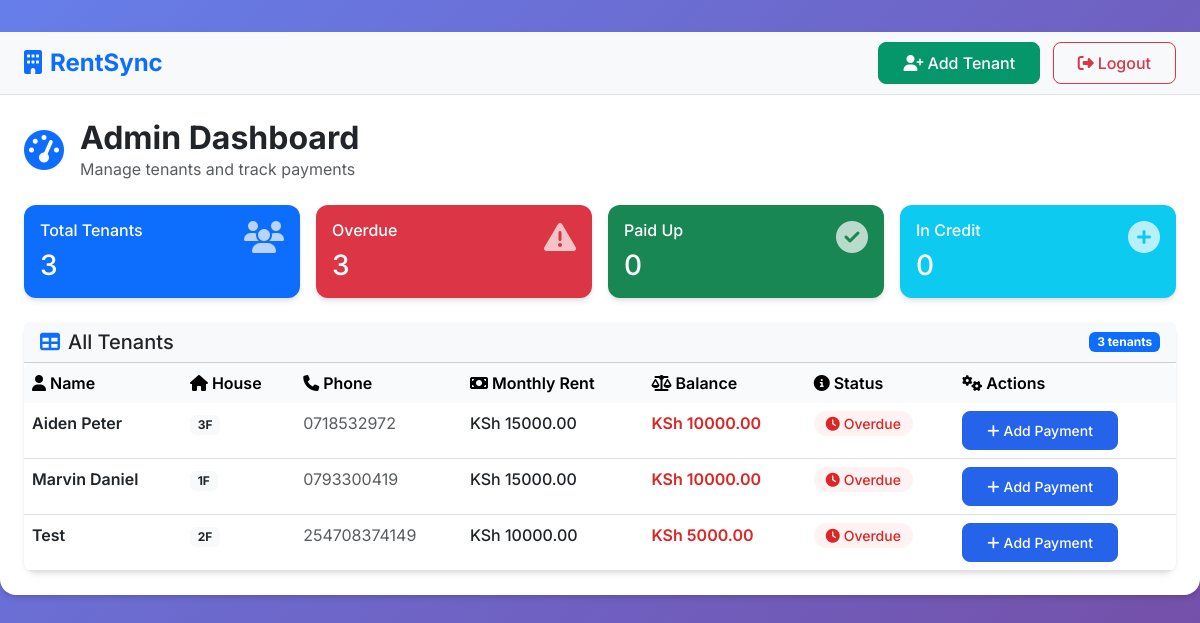
Screenshot of /admin (signed in) with the database file from the repository.
### tables this page shows
CREATE TABLE tenants (
        id INTEGER PRIMARY KEY AUTOINCREMENT,
        name TEXT NOT NULL,
        house_number TEXT NOT NULL,
        phone TEXT NOT NULL,
        email TEXT,
        monthly_rent REAL NOT NULL,
        created_at TIMESTAMP DEFAULT CURRENT_TIMESTAMP
    , profile_picture TEXT);

### app.py (the view)
@app.route('/admin')
def admin_dashboard():
    if 'admin_id' not in session:
        return redirect(url_for('admin_login'))
    conn = get_db()
    tenants = conn.execute('SELECT * FROM tenants ORDER BY name').fetchall()
    tenant_data = []
    for tenant in tenants:
        balance = calculate_balance(tenant['id'])
        tenant_data.append({
            'tenant': tenant,
            'balance': balance,
            'status': 'Overdue' if balance > 0 else 'Paid' if balance == 0 else 'Credit'
        })
    conn.close()
    return render_template('admin_dashboard.html', tenant_data=tenant_data)

### app.py (called while the page is built)
def get_db():
    conn = sqlite3.connect(DATABASE)
    conn.row_factory = sqlite3.Row
    return conn

def calculate_balance(tenant_id):
    conn = get_db()
    tenant = conn.execute('SELECT monthly_rent, created_at FROM tenants WHERE id = ?',
                         (tenant_id,)).fetchone()
    if not tenant:
        return 0
    created_date = datetime.strptime(tenant['created_at'], '%Y-%m-%d %H:%M:%S').date()
    today = date.today()
    months_diff = (today.year - created_date.year) * 12 + (today.month - created_date.month)
    if today.day >= created_date.day:
        months_diff += 1
    total_expected = tenant['monthly_rent'] * max(1, months_diff)
    total_paid = conn.execute(
        'SELECT COALESCE(SUM(amount), 0) FROM payments WHERE tenant_id = ?',
        (tenant_id,)
    ).fetchone()[0]
    conn.close()
    return total_expected - total_paid

### templates/admin_dashboard.html (shortened to what this page needs)
{% extends "base.html" %}
{% block navbar %}
<div class="ms-auto">
    <a href="/admin/tenant/add" class="btn btn-success me-2">
        <i class="fas fa-user-plus me-1"></i>Add Tenant
    </a>
    <a href="/admin/logout" class="btn btn-outline-danger">
        <i class="fas fa-sign-out-alt me-1"></i>Logout
    </a>
</div>
{% endblock %}
{% block content %}
<div class="row mb-4">
    <div class="col-12">
        <div class="d-flex align-items-center">
            <i class="fas fa-tachometer-alt text-primary me-3" style="font-size: 2.5rem;"></i>
            <div>
                <h2 class="mb-0 fw-bold">Admin Dashboard</h2>
                <p class="text-muted mb-0">Manage tenants and track payments</p>
            </div>
        </div>
    </div>
</div>
{% if tenant_data %}
<div class="row g-3 mb-4">
    <div class="col-md-3">
        <div class="card bg-primary text-white">
            <div class="card-body">
                <div class="d-flex justify-content-between">
                    <div>
                        <h6 class="card-title">Total Tenants</h6>
                        <h3 class="mb-0">{{ tenant_data|length }}</h3>
                    </div>
                    <i class="fas fa-users" style="font-size: 2rem; opacity: 0.7;"></i>
                </div>
            </div>
        </div>
    </div>
    <div class="col-md-3">
        <div class="card bg-danger text-white">
            <div class="card-body">
                <div class="d-flex justify-content-between">
                    <div>
                        <h6 class="card-title">Overdue</h6>
                        <h3 class="mb-0">{{ tenant_data|selectattr('status', 'equalto', 'Overdue')|list|length }}</h3>
                    </div>
                    <i class="fas fa-exclamation-triangle" style="font-size: 2rem; opacity: 0.7;"></i>
                </div>
            </div>
        </div>
    </div>
    <div class="col-md-3">
        <div class="card bg-success text-white">
            <div class="card-body">
                <div class="d-flex justify-content-between">
                    <div>
                        <h6 class="card-title">Paid Up</h6>
                        <h3 class="mb-0">{{ tenant_data|selectattr('status', 'equalto', 'Paid')|list|length }}</h3>
                    </div>
                    <i class="fas fa-check-circle" style="font-size: 2rem; opacity: 0.7;"></i>
                </div>
            </div>
        </div>
    </div>
    <div class="col-md-3">
        <div class="card bg-info text-white">
            <div class="card-body">
                <div class="d-flex justify-content-between">
                    <div>
                        <h6 class="card-title">In Credit</h6>
                        <h3 class="mb-0">{{ tenant_data|selectattr('status', 'equalto', 'Credit')|list|length }}</h3>
                    </div>
                    <i class="fas fa-plus-circle" style="font-size: 2rem; opacity: 0.7;"></i>
                </div>
            </div>
        </div>
    </div>
</div>
{% endif %}
<div class="card">
    <div class="card-header bg-light d-flex justify-content-between align-items-center">
        <h5 class="card-title mb-0">
            <i class="fas fa-table text-primary me-2"></i>All Tenants
        </h5>
        {% if tenant_data %}
        <span class="badge bg-primary">{{ tenant_data|length }} tenants</span>
        {% endif %}
    </div>
    <div class="card-body p-0">
        {% if tenant_data %}
        <div class="table-responsive">
            <table class="table table-hover mb-0">
                <thead class="table-light">
                    <tr>
                        <th><i class="fas fa-user me-1"></i>Name</th>
                        <th><i class="fas fa-home me-1"></i>House</th>
                        <th><i class="fas fa-phone me-1"></i>Phone</th>
                        <th><i class="fas fa-money-bill me-1"></i>Monthly Rent</th>
                        <th><i class="fas fa-balance-scale me-1"></i>Balance</th>
                        <th><i class="fas fa-info-circle me-1"></i>Status</th>
                        <th><i class="fas fa-cogs me-1"></i>Actions</th>
                    </tr>
                </thead>
                <tbody>
                    {% for data in tenant_data %}
                    <tr>
                        <td class="fw-semibold">{{ data.tenant.name }}</td>
                        <td>
                            <span class="badge bg-light text-dark">{{ data.tenant.house_number }}</span>
                        </td>
                        <td class="text-muted">{{ data.tenant.phone }}</td>
                        <td class="fw-medium">KSh {{ "%.2f"|format(data.tenant.monthly_rent) }}</td>
                        <td>
                            {% if data.balance > 0 %}
                                <span class="balance-positive">KSh {{ "%.2f"|format(data.balance) }}</span>
                            {% elif data.balance < 0 %}
                                <span class="balance-negative">KSh {{ "%.2f"|format(-data.balance) }}</span>
                            {% else %}
                                <span class="balance-zero">KSh 0.00</span>
                            {% endif %}
                        </td>
                        <td>
                            <span class="status-badge {% if data.status == 'Overdue' %}status-overdue{% elif data.status == 'Credit' %}status-credit{% else %}status-paid{% endif %}">
                                {% if data.status == 'Overdue' %}
                                    <i class="fas fa-clock me-1"></i>Overdue
                                {% elif data.status == 'Credit' %}
                                    <i class="fas fa-plus-circle me-1"></i>Credit
                                {% else %}
                                    <i class="fas fa-check me-1"></i>Paid
                                {% endif %}
                            </span>
                        </td>
                        <td>
                            <a href="/admin/payment/add/{{ data.tenant.id }}" class="btn btn-sm btn-primary">
                                <i class="fas fa-plus me-1"></i>Add Payment
                            </a>
                        </td>
                    </tr>
                    {% endfor %}
                </tbody>
            </table>
        </div>
        {% endif %}
    </div>
</div>
{% endblock %}

### templates/base.html (style rules this page uses)
:root { --primary-color: #2563eb; --secondary-color: #64748b; --success-color: #059669; --danger-color: #dc2626; --warning-color: #d97706; --dark-color: #1e293b; --light-bg: #f8fafc; --card-shadow: 0 4px 6px -1px rgba(0, 0, 0, 0.1), 0 2px 4px -1px rgba(0, 0, 0, 0.06); }
* { font-family: 'Inter', sans-serif; }
body { background: linear-gradient(135deg, #667eea 0%, #764ba2 100%); min-height: 100vh; }
.card { border: none; border-radius: 12px; box-shadow: var(--card-shadow); }
.btn { border-radius: 8px; font-weight: 500; padding: 0.5rem 1.5rem; }
.btn-primary { background: var(--primary-color); border-color: var(--primary-color); }
.btn-success { background: var(--success-color); border-color: var(--success-color); }
.table { border-radius: 8px; overflow: hidden; }
.table thead th { background: var(--light-bg); border: none; font-weight: 600; }
.balance-positive { color: var(--danger-color); font-weight: 600; }
.status-badge { padding: 0.25rem 0.75rem; border-radius: 20px; font-size: 0.875rem; font-weight: 500; }
.status-overdue { background: #fef2f2; color: var(--danger-color); }

### rows the page displays
tenants: tenant.name "Aiden Peter", tenant.house_number "3F", tenant.phone "0718532972", tenant.monthly_rent "15000.00"
tenants: tenant.name "Marvin Daniel", tenant.house_number "1F", tenant.phone "0793300419", tenant.monthly_rent "15000.00"
tenants: tenant.name "Test", tenant.house_number "2F", tenant.phone "254708374149", tenant.monthly_rent "10000.00"

### other values shown
{{ tenant_data|length }} "3"
{{ tenant_data|selectattr('status', 'equalto', 'Overdue')|list|length }} "3"
{{ tenant_data|selectattr('status', 'equalto', 'Paid')|list|length }} "0"
{{ tenant_data|selectattr('status', 'equalto', 'Credit')|list|length }} "0"
{{ "%.2f"|format(data.balance) }} "10000.00" "10000.00" "5000.00"
